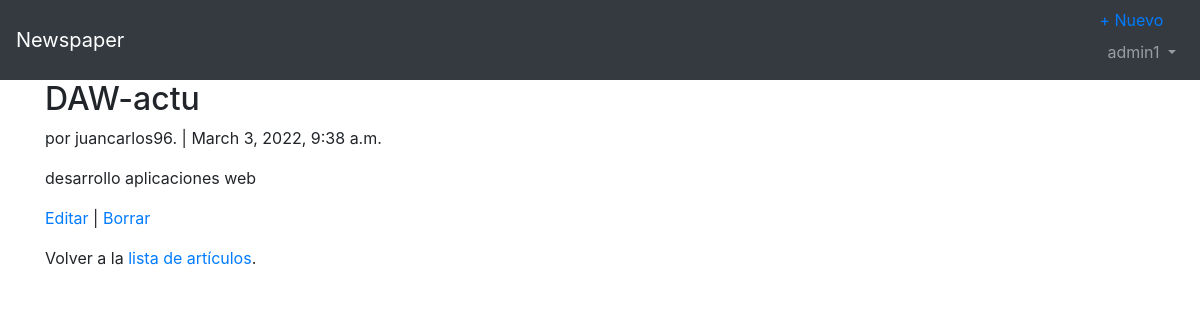
The app's page /articles1/ (signed in) with its own data.
### accounts/models.py (models this page shows)
class CustomUser(AbstractUser):
    age = models.PositiveIntegerField(null=True, blank=True, verbose_name="Edad")

### articles/models.py (models this page shows, shortened)
class Article(models.Model):
    title = models.CharField(max_length=255, verbose_name='Título')
    body = models.TextField(verbose_name='Cuerpo')
    date = models.DateTimeField(auto_now_add=True, verbose_name='Fecha')
    author = models.ForeignKey(
        get_user_model(),                         # ó settings.AUTH_USER_MODEL,
        on_delete=models.CASCADE,
        verbose_name='Autor'
    )

### articles/views.py (the view)
# urls.py: path('<int:pk>/', ArticleDetailView.as_view(), name='article_detail'),
class ArticleDetailView(LoginRequiredMixin, DetailView):
    model = Article
    template_name = 'article_detail.html'

### templates/article_detail.html
{% extends 'base.html' %}
{% block content %}
  <div class="article-entry">
    <h2>{{ object.title }}</h2>
      <p>por {{ object.author }} | {{ object.date }}</p>
      <p>{{ object.body }}</p>
  </div>
  <p><a href="{% url 'article_edit' article.pk %}">Editar</a> | <a href="{% url 'article_delete' article.pk %}">Borrar</a></p>
  <p>Volver a la <a href="{% url 'article_list' %}">lista de artículos</a>.</p>
{% endblock content %}

### templates/base.html (shortened to what this page needs)
<!doctype html>
<html lang="es">
  <head>
    <link rel="stylesheet" href="https://cdn.jsdelivr.net/npm/bootstrap@4.5.3/dist/css/bootstrap.min.css">
  </head>
  <body>
    <nav class="navbar navbar-expand-lg navbar-dark bg-dark">
      <a class="navbar-brand" href="{% url 'home' %}">Newspaper</a>
      <div class="collapse navbar-collapse" id="navbarSupportedContent">
        {% if user.is_authenticated %}
          <ul class="navbar-nav ml-auto">
            <li class="nav-item">
                <a href="{% url 'article_new' %}">+ Nuevo</a>
              <a class="nav-link dropdown-toggle" href="#" id="navbarDropdown" role="button" data-toggle="dropdown" aria-haspopup="true" aria-expanded="false">
                {{ user.username }}
              </a>
            </li>
          </ul>
        {% else %}
          <form class="form-inline ml-auto">
            <a href="{% url 'login' %}" class="btn btn-outline-secondary">Login</a>
            <a href="{% url 'signup' %}" class="btn btn-primary ml-2">Registrar</a>
          </form>
        {% endif %}
      </div>
    </nav>
    <main>
      <div class="container">
        {% block content %}
        {% endblock content %}
      </div>
    </main>
  </body>
</html>

### records on screen
CustomUser: username "admin1"
Article: title "DAW-actu", author "juancarlos96.", date "March 3, 2022, 9:38 a.m.", body "desarrollo aplicaciones web"
